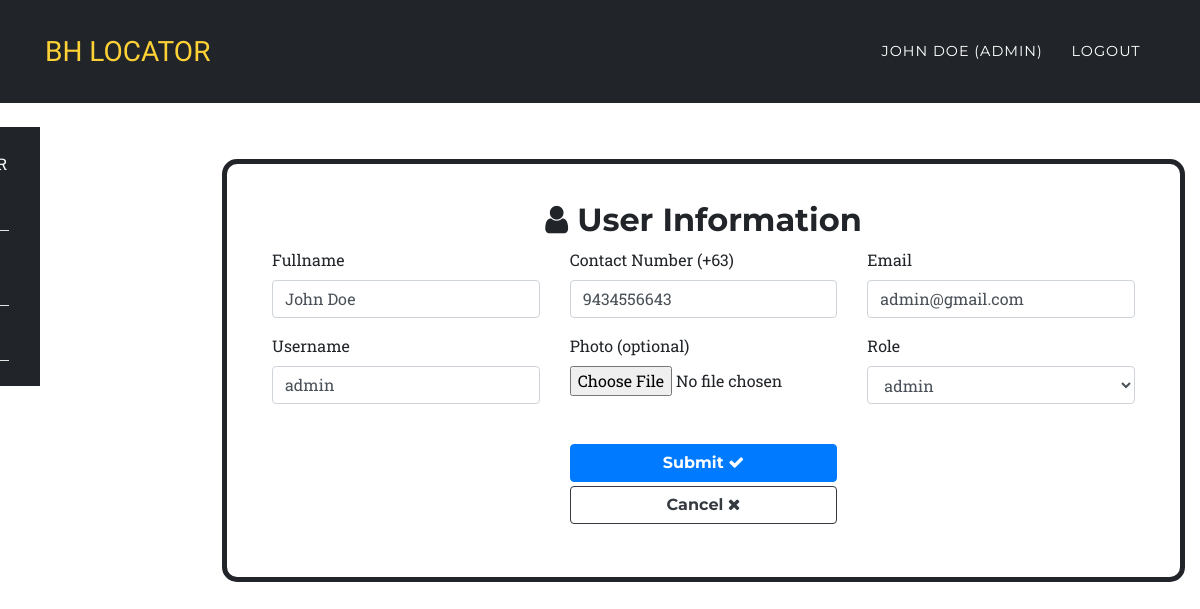
/edit_user.php?user_id=1 (signed in), run on the app's committed database.
### tables this page shows
CREATE TABLE `user` (
  `user_id` int(11) NOT NULL,
  `username` varchar(60) NOT NULL,
  `password` varchar(60) NOT NULL,
  `fullname` varchar(60) NOT NULL,
  `contact` varchar(50) NOT NULL,
  `email` text NOT NULL,
  `image` varchar(200) NOT NULL,
  `role` varchar(50) NOT NULL,
  `status` int(20) NOT NULL,
  `user_added` datetime NOT NULL DEFAULT current_timestamp()
);

### forms/edit-user.php (the view, shortened to what this page needs)
<div class="">
    <div class="alert " role="alert">
        <h2 class="text-center"><i class="fa fa-user"></i> User Information</h2>
        <form id="form" action="models/update.php" method="post" enctype="multipart/form-data">
            <div class="row">
                <div class="col-md-4">
                    <div class="form-group">
                        <label for="fullname">Fullname</label>
                        <input type="text" class="form-control" id="fullname" placeholder="Fullname" name="fullname"
                            value="<?= $fname; ?>" required>
                    </div>
                </div>
                <div class="col-md-4">
                    <div class="form-group">
                        <label for="contact">Contact Number (+63)</label>
                        <input type="number" class="form-control" min="1" placeholder="9 xxx xxx xxx" name="contact"
                            value="<?= $contact; ?>" required>
                    </div>
                </div>
                <div class="col-md-4">
                    <div class="form-group">
                        <label for="email">Email</label>
                        <input type="email" class="form-control" id="email" placeholder="Email" name="email"
                            value="<?= $email; ?>" required>
                    </div>
                </div>
            </div>
            <div class="row">
                <div class="col-md-4">
                    <div class="form-group">
                        <label for="username">Username</label>
                        <input type="country" class="form-control" id="username" placeholder="Username" name="username"
                            value="<?= $username; ?>"required>
                    </div>
                </div>
                <div class="col-md-4">
                    <div class="form-group">
                        <label for="file">Photo (optional) </label>
                        <input type="file" name="file" id="file">
                    </div>
                </div>
                <div class="col-md-4">
                    <div class="form-group">
                        <label for="username">Role</label>
                        <select id="role" name="role" class="custom-select-md form-control mb-3" required>
                            <option value="<?= $role; ?>"><?= $role; ?></option>
                        </select>
                    </div>
                </div>
            </div><br>
            <div class="row">
                <div class="col-md-4"></div>
                <div class="col-md-4">
                    <button type="submit" class="btn btn-primary btn-block mb-1" id="register_user" name="update_user">Submit
                        <i class="fa fa-check"></i></button>
                    <a href="users.php" class="text-dark"><button type="button" class="btn btn-outline-dark btn-block"
                            name='register_apartment' value="register_apartment">Cancel <i
                                class="fa fa-close"></i></button></a>
                </div>
                <div class="col-md-4"></div>
            </div>
        </form>
    </div>
</div>

### resources/css/style.css (style rules this page uses)
html,body { margin: 0 auto; max-width: 100%; }

### assets/css/mySTYLE.css (style rules this page uses)
body { overflow-x: hidden; font-family: 'Roboto Slab', 'Helvetica Neue', Helvetica, Arial, sans-serif; }
a { color: #fed136; }
h1, h2, h3, h4, h5, h6 { font-weight: 700; font-family: 'Montserrat', 'Helvetica Neue', Helvetica, Arial, sans-serif; }
.btn { font-family: 'Montserrat', 'Helvetica Neue', Helvetica, Arial, sans-serif; font-weight: 700; }

### data on the page
user: fullname "John Doe", contact "9434556643", email "admin@gmail.com", username "admin", role "admin"

### other printed values
$_SESSION['fullname'] "JOHN DOE"
